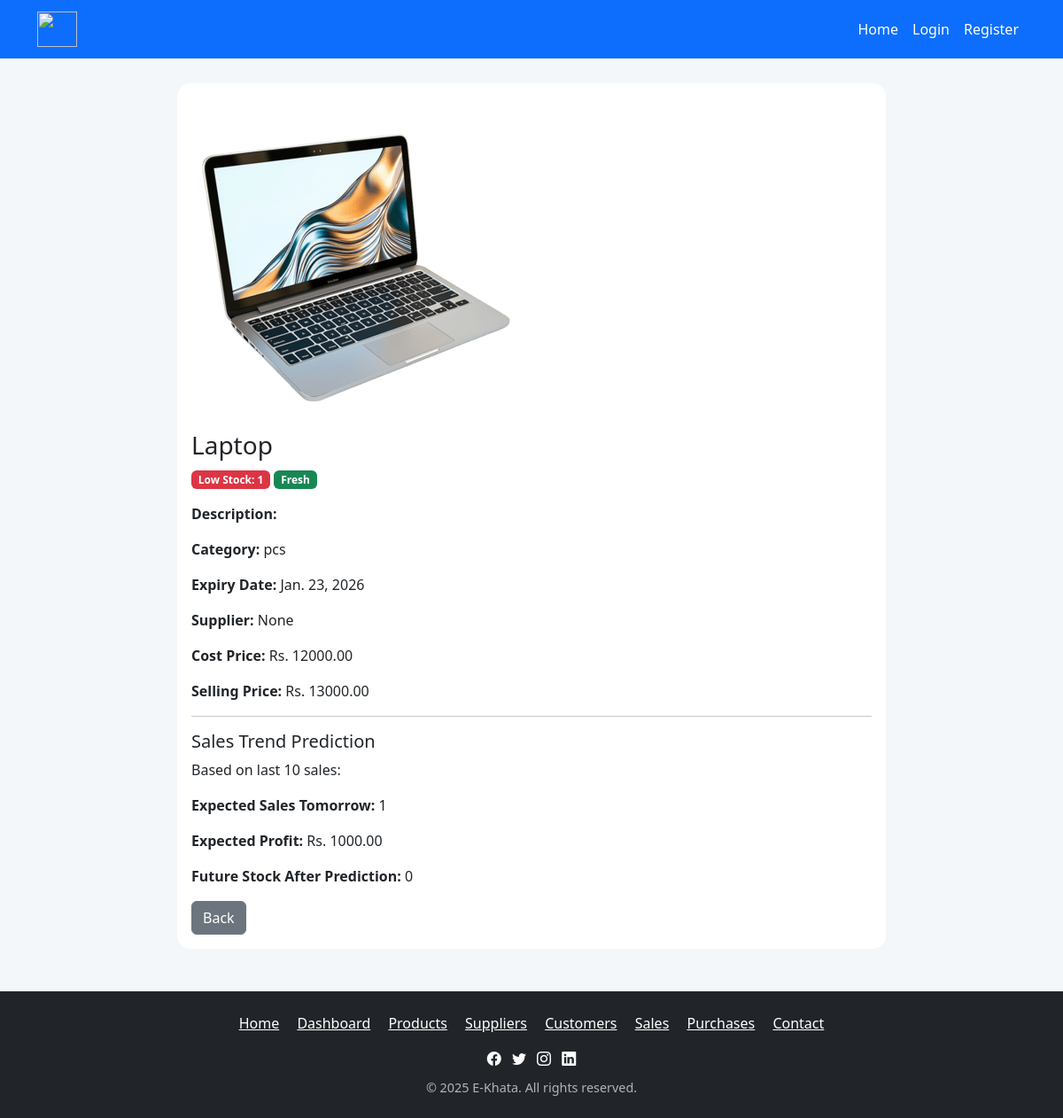
The page /products/1/ on the database its author committed.
### inventory/models.py (models this page shows, shortened)
class Product(models.Model):
    user = models.ForeignKey(User, on_delete=models.CASCADE, null=True, blank=True)
    name = models.CharField(max_length=200)
    category = models.CharField(max_length=100, blank=True)
    cost_price = models.DecimalField(max_digits=10, decimal_places=2)
    selling_price = models.DecimalField(max_digits=10, decimal_places=2)
    stock = models.IntegerField(default=0)
    supplier = models.ForeignKey(Supplier, null=True, blank=True, on_delete=models.SET_NULL)
    description = models.TextField(blank=True, null=True)
    image = models.ImageField(upload_to='products/', blank=True, null=True)
    expiry_date = models.DateField(blank=True, null=True)

### inventory/views.py (the view)
# urls.py: path('products/<int:pk>/', views.product_view, name='product_view'),
def product_view(request, pk):
    product = get_object_or_404(Product, pk=pk)
    today = date.today()
    next_7 = today + timedelta(days=7)
    if product.expiry_date:
        if product.expiry_date < today:
            product.expiry_status = "expired"
        elif today <= product.expiry_date <= next_7:
            product.expiry_status = "near"
        else:
            product.expiry_status = "good"
    else:
        product.expiry_status = None
    last_10_sales = (
        Sale.objects.filter(product=product)
        .order_by('-date')[:10]
        .values_list('quantity', flat=True)
    )
    if last_10_sales:
        avg_sales = sum(last_10_sales) / len(last_10_sales)
        expected_sales = round(avg_sales)
    else:
        expected_sales = 0
    expected_profit = expected_sales * (product.selling_price - product.cost_price)
    future_stock = product.stock - expected_sales
    return render(request, 'inventory/product_view.html', {
        'product': product,
        'expected_sales': expected_sales,
        'expected_profit': expected_profit,
        'future_stock': future_stock,
    })

### inventory/templates/inventory/product_view.html (shortened to what this page needs)
{% extends 'inventory/base.html' %}
{% block content %}
<div class="card mx-auto" style="max-width:800px">
  <div class="card-body">
    {% if product.image %}
    <img src="{{ product.image.url }}" class="img-fluid mb-3 rounded">
    {% endif %}
    <h3>{{ product.name }}</h3>
    <p>
      {% if product.stock <= 5 %}
        <span class="badge bg-danger">Low Stock: {{ product.stock }}</span>
      {% else %}
        <span class="badge bg-success">Stock: {{ product.stock }}</span>
      {% endif %}
      {% if product.expiry_status == 'expired' %}
        <span class="badge bg-danger">Expired</span>
      {% elif product.expiry_status == 'near' %}
        <span class="badge bg-warning text-dark">Expiring Soon</span>
      {% else %}
        <span class="badge bg-success">Fresh</span>
      {% endif %}
    </p>
    <p><strong>Description:</strong> {{ product.description }}</p>
    <p><strong>Category:</strong> {{ product.category }}</p>
    <p><strong>Expiry Date:</strong> {{ product.expiry_date }}</p>
    <p><strong>Supplier:</strong> {{ product.supplier }}</p>
    <p><strong>Cost Price:</strong> Rs. {{ product.cost_price }}</p>
    <p><strong>Selling Price:</strong> Rs. {{ product.selling_price }}</p>
    <hr>
    <h5>Sales Trend Prediction</h5>
    <p>Based on last 10 sales:</p>
    <p><strong>Expected Sales Tomorrow:</strong> {{ expected_sales }}</p>
<p><strong>Expected Profit:</strong> Rs. {{ expected_profit }}</p>
<p><strong>Future Stock After Prediction:</strong> {{ future_stock }}</p>
    <a href="{% url 'products' %}" class="btn btn-secondary">Back</a>
  </div>
</div>
{% endblock %}

### inventory/templates/inventory/base.html (shortened to what this page needs)
{% load static %}
<!DOCTYPE html>
<html lang="en">
<head>
  <link href="https://cdn.jsdelivr.net/npm/bootstrap@5.3.3/dist/css/bootstrap.min.css" rel="stylesheet">
  <link rel="stylesheet" href="{% static 'css/style.css' %}">
</head>
<body>
<nav class="navbar navbar-expand-lg navbar-dark bg-primary fixed-top">
  <div class="container">
    <a class="navbar-brand fw-bold" href="/">
      <img src="https://i.pinimg.com/736x/a1/5f/51/a15f5117759cd710fae6ab2461250f4a.jpg"
           width="45" height="40">
    </a>
    <div class="collapse navbar-collapse" id="navbarNav">
      <ul class="navbar-nav ms-auto">
        <li class="nav-item"><a class="nav-link" href="/">Home</a></li>
        {% if user.is_authenticated %}
          <li class="nav-item"><a class="nav-link" href="/dashboard/">Dashboard</a></li>
          <li class="nav-item"><a class="nav-link" href="/products/">Products</a></li>
          <li class="nav-item"><a class="nav-link" href="/suppliers/">Suppliers</a></li>
          <li class="nav-item"><a class="nav-link" href="/customers/">Customers</a></li>
          <li class="nav-item"><a class="nav-link" href="/sales/">Sales</a></li>
          <li class="nav-item"><a class="nav-link" href="/purchases/">Purchases</a></li>
          <li class="nav-item"><a class="nav-link" href="/contact/">Contact</a></li>
          <li class="nav-item">
            <span class="nav-link text-warning fw-bold">
              {{ user.username }}
            </span>
          </li>
          <li class="nav-item">
            <a class="nav-link text-danger" href="{% url 'logout' %}">
              Logout
            </a>
          </li>
        {% else %}
          <li class="nav-item">
            <a class="nav-link" href="{% url 'login' %}">Login</a>
          </li>
          <li class="nav-item">
            <a class="nav-link" href="{% url 'register' %}">Register</a>
          </li>
        {% endif %}
      </ul>
    </div>
  </div>
</nav>
  <main class="container mt-4 mb-5">
    {% block content %}{% endblock %}
  </main>
 <footer class="bg-dark text-white py-4 mt-5">
  <div class="container text-center">
    <div class="mb-3">
      <a href="/" class="text-white me-3">Home</a>
      <a href="/dashboard/" class="text-white me-3">Dashboard</a>
      <a href="/products/" class="text-white me-3">Products</a>
      <a href="/suppliers/" class="text-white me-3">Suppliers</a>
      <a href="/customers/" class="text-white me-3">Customers</a>
      <a href="/sales/" class="text-white me-3">Sales</a>
      <a href="/purchases/" class="text-white me-3">Purchases</a>
      <a href="/contact/" class="text-white">Contact</a>
    </div>
    <div class="social-icons mb-2">
      <a href="#" class="text-white me-2"><i class="bi bi-facebook"></i></a>
      <a href="#" class="text-white me-2"><i class="bi bi-twitter"></i></a>
      <a href="#" class="text-white me-2"><i class="bi bi-instagram"></i></a>
      <a href="#" class="text-white"><i class="bi bi-linkedin"></i></a>
    </div>
    <p class="small mb-0">© 2025 E-Khata. All rights reserved.</p>
  </div>
</footer>
  <link rel="stylesheet" href="https://cdn.jsdelivr.net/npm/bootstrap-icons@1.11.1/font/bootstrap-icons.css">
</body>
</html>

### static/css/style.css (style rules this page uses)
body { font-family: 'Segoe UI', sans-serif; margin: 0; background-color: #f4f7fa; color: #333; padding-top: 70px; }
nav { background-color: #0d6efd; padding: 10px 0; position: fixed; top: 0; width: 100%; z-index: 9999; }
.navbar-brand { font-weight: 700; font-size: 1.5rem; }
.nav-link { color: #fff !important; font-weight: 500; transition: color 0.3s ease; }
.card { border: none; border-radius: 10px; overflow: hidden; transition: transform 0.3s ease, box-shadow 0.3s ease; }
footer { background-color: #212529; color: #f8f9fa; padding: 30px 0 20px; width: 100%; margin-top: 50px; }
footer .small { color: #adb5bd; font-size: 0.9rem; margin-top: 10px; }
.card { transition: transform 0.2s ease, box-shadow 0.2s ease; border-radius: 15px !important; }

### rows shown on the page
Product: image (placeholder picture), name "Laptop", stock "1", category "pcs", expiry_date "Jan. 23, 2026", supplier "None", cost_price "12000.00", selling_price "13000.00"

### other values the page prints
{{ expected_sales }} "1"
{{ expected_profit }} "1000.00"
{{ future_stock }} "0"
